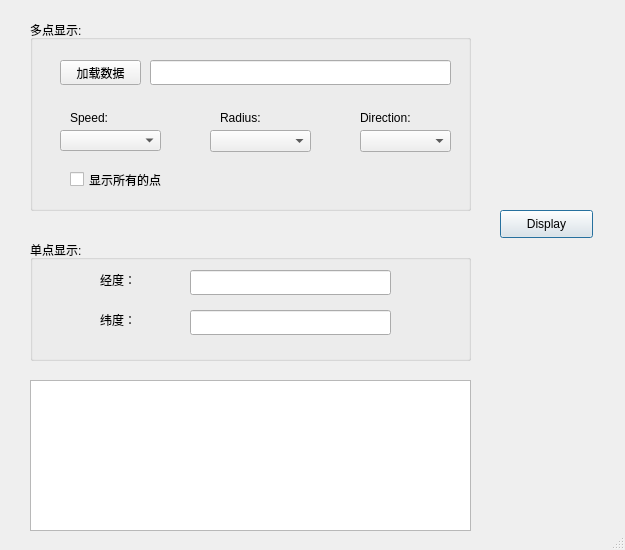
<?xml version="1.0" encoding="UTF-8"?>
<ui version="4.0">
 <class>Dialog</class>
 <widget class="QDialog" name="Dialog">
  <property name="geometry">
   <rect>
    <x>0</x>
    <y>0</y>
    <width>625</width>
    <height>550</height>
   </rect>
  </property>
  <property name="windowTitle">
   <string>Dialog</string>
  </property>
  <property name="sizeGripEnabled">
   <bool>true</bool>
  </property>
  <widget class="QPushButton" name="pushButton_display">
   <property name="geometry">
    <rect>
     <x>500</x>
     <y>210</y>
     <width>93</width>
     <height>28</height>
    </rect>
   </property>
   <property name="text">
    <string>Display</string>
   </property>
  </widget>
  <widget class="QTextEdit" name="textEdit_display">
   <property name="geometry">
    <rect>
     <x>30</x>
     <y>380</y>
     <width>441</width>
     <height>151</height>
    </rect>
   </property>
  </widget>
  <widget class="QGroupBox" name="groupBox">
   <property name="geometry">
    <rect>
     <x>30</x>
     <y>20</y>
     <width>441</width>
     <height>191</height>
    </rect>
   </property>
   <property name="font">
    <font>
     <pointsize>9</pointsize>
    </font>
   </property>
   <property name="title">
    <string>多点显示:</string>
   </property>
   <widget class="QComboBox" name="comboBox_dir">
    <property name="geometry">
     <rect>
      <x>330</x>
      <y>110</y>
      <width>91</width>
      <height>22</height>
     </rect>
    </property>
    <property name="currentText">
     <string/>
    </property>
   </widget>
   <widget class="QComboBox" name="comboBox_speed">
    <property name="geometry">
     <rect>
      <x>30</x>
      <y>110</y>
      <width>101</width>
      <height>21</height>
     </rect>
    </property>
   </widget>
   <widget class="QLabel" name="label_2">
    <property name="geometry">
     <rect>
      <x>190</x>
      <y>90</y>
      <width>72</width>
      <height>15</height>
     </rect>
    </property>
    <property name="text">
     <string>Radius:</string>
    </property>
   </widget>
   <widget class="QComboBox" name="comboBox_radius">
    <property name="geometry">
     <rect>
      <x>180</x>
      <y>110</y>
      <width>101</width>
      <height>22</height>
     </rect>
    </property>
   </widget>
   <widget class="QCheckBox" name="checkBox_all">
    <property name="geometry">
     <rect>
      <x>40</x>
      <y>150</y>
      <width>141</width>
      <height>19</height>
     </rect>
    </property>
    <property name="text">
     <string>显示所有的点</string>
    </property>
   </widget>
   <widget class="QLabel" name="label_dir">
    <property name="geometry">
     <rect>
      <x>330</x>
      <y>90</y>
      <width>81</width>
      <height>16</height>
     </rect>
    </property>
    <property name="text">
     <string>Direction:</string>
    </property>
   </widget>
   <widget class="QLabel" name="label">
    <property name="geometry">
     <rect>
      <x>40</x>
      <y>90</y>
      <width>72</width>
      <height>15</height>
     </rect>
    </property>
    <property name="text">
     <string>Speed:</string>
    </property>
   </widget>
   <widget class="QPushButton" name="pushButton_add_file">
    <property name="geometry">
     <rect>
      <x>30</x>
      <y>40</y>
      <width>81</width>
      <height>25</height>
     </rect>
    </property>
    <property name="text">
     <string>加载数据</string>
    </property>
   </widget>
   <widget class="QLineEdit" name="lineEdit_add_file">
    <property name="geometry">
     <rect>
      <x>120</x>
      <y>40</y>
      <width>301</width>
      <height>25</height>
     </rect>
    </property>
   </widget>
  </widget>
  <widget class="QGroupBox" name="groupBox_2">
   <property name="geometry">
    <rect>
     <x>30</x>
     <y>240</y>
     <width>441</width>
     <height>121</height>
    </rect>
   </property>
   <property name="title">
    <string>单点显示:</string>
   </property>
   <widget class="QLineEdit" name="lineEdit_lon">
    <property name="geometry">
     <rect>
      <x>160</x>
      <y>30</y>
      <width>201</width>
      <height>25</height>
     </rect>
    </property>
   </widget>
   <widget class="QLineEdit" name="lineEdit_lat">
    <property name="geometry">
     <rect>
      <x>160</x>
      <y>70</y>
      <width>201</width>
      <height>25</height>
     </rect>
    </property>
   </widget>
   <widget class="QLabel" name="label_3">
    <property name="geometry">
     <rect>
      <x>70</x>
      <y>30</y>
      <width>72</width>
      <height>20</height>
     </rect>
    </property>
    <property name="text">
     <string>经度：</string>
    </property>
   </widget>
   <widget class="QLabel" name="label_4">
    <property name="geometry">
     <rect>
      <x>70</x>
      <y>70</y>
      <width>72</width>
      <height>20</height>
     </rect>
    </property>
    <property name="font">
     <font>
      <family>Agency FB</family>
      <pointsize>9</pointsize>
      <weight>50</weight>
      <bold>false</bold>
     </font>
    </property>
    <property name="text">
     <string>纬度：</string>
    </property>
   </widget>
  </widget>
 </widget>
 <resources/>
 <connections/>
</ui>
